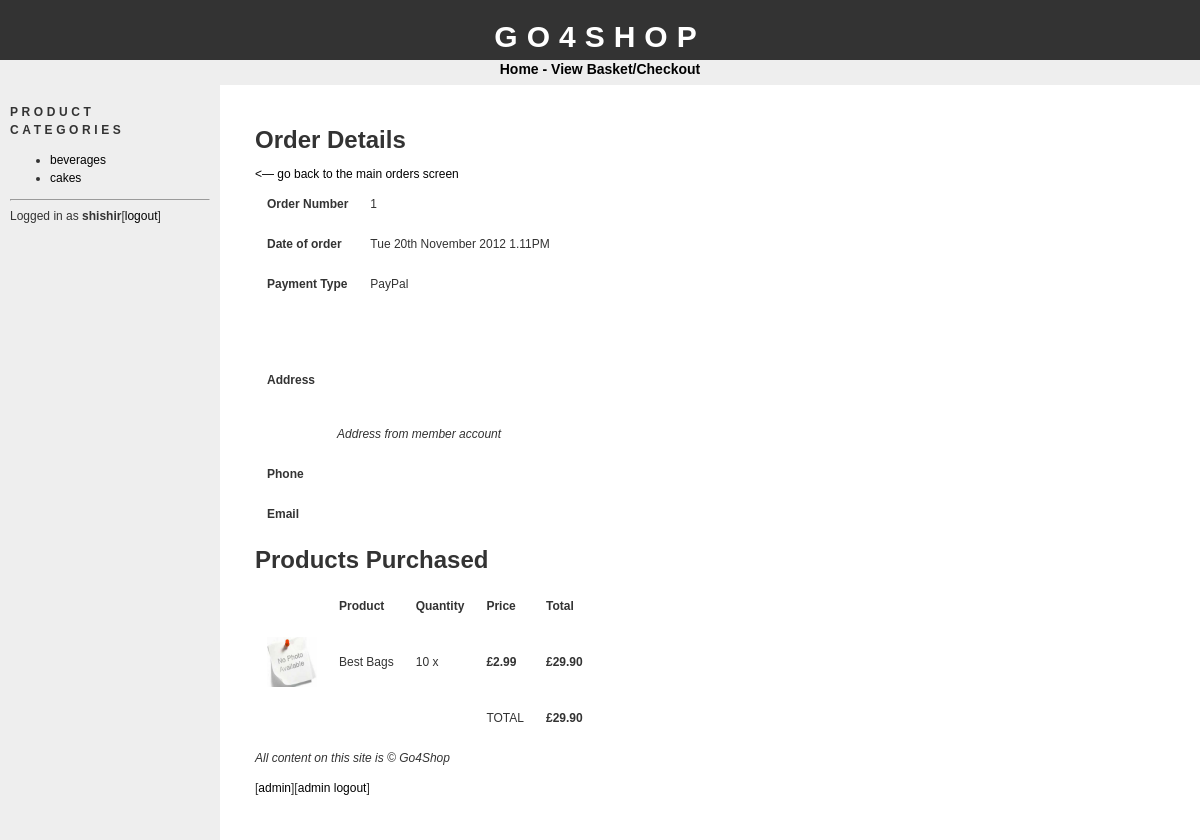
Page /adminorderdetails.php?id=1 (signed in) on the committed database.
### tables this page shows
CREATE TABLE IF NOT EXISTS `categories` (
  `id` tinyint(4) NOT NULL AUTO_INCREMENT,
  `name` varchar(100) NOT NULL,
  PRIMARY KEY (`id`)
);

CREATE TABLE IF NOT EXISTS `orders` (
  `id` int(11) NOT NULL AUTO_INCREMENT,
  `customer_id` int(11) NOT NULL,
  `registered` int(11) NOT NULL,
  `delivery_add_id` int(11) NOT NULL,
  `payment_type` int(11) NOT NULL,
  `date` datetime NOT NULL,
  `status` tinyint(4) NOT NULL,
  `session` varchar(100) NOT NULL,
  `total` float NOT NULL,
  PRIMARY KEY (`id`)
);

CREATE TABLE IF NOT EXISTS `orderitems` (
  `id` int(11) NOT NULL AUTO_INCREMENT,
  `order_id` int(11) NOT NULL,
  `product_id` int(11) NOT NULL,
  `quantity` int(11) NOT NULL,
  PRIMARY KEY (`id`)
);

CREATE TABLE IF NOT EXISTS `products` (
  `id` int(11) NOT NULL AUTO_INCREMENT,
  `cat_id` tinyint(4) NOT NULL,
  `name` varchar(150) NOT NULL,
  `description` text NOT NULL,
  `image` varchar(30) NOT NULL,
  `price` float NOT NULL,
  PRIMARY KEY (`id`)
);

### config.php (called while the page is built, shortened)
<?php
$config_basedir = "http://localhost/go4shop/";
?>

### functions.php (called while the page is built, shortened)
<?php
function pf_validate_number($value, $function, $redirect) {
if(isset($value) == TRUE) {
if(@$error == 1) {
header("Location: " . $redirect);
}
else {
$final = $value;
}
}
return $final;
}
?>

### adminorderdetails.php (the view, shortened to what this page needs)
<?php
require("config.php");
require("functions.php");
$validid = pf_validate_number($_GET['id'],"redirect", $config_basedir . "adminorders.php");
require("header.php");
echo "<h1>Order Details</h1>";
echo "<a href='adminorders.php'><— go back to the main orders screen</a>";
$ordsql = "SELECT * from orders WHERE id = " . $validid;
$ordres = mysql_query($ordsql);
$ordrow = mysql_fetch_assoc($ordres);
echo "<table cellpadding=10>";
echo "<tr><td><strong>Order Number</strong></td><td>" . $ordrow['id'] . "</td>";
echo "<tr><td><strong>Date of order</strong></td><td>" . date('D jS F Y g.iA',strtotime($ordrow['date'])) . "</td>";
echo "<tr><td><strong>Payment Type</strong></td><td>";
if($ordrow['payment_type'] == 1)
{
echo "PayPal";
}
else
{
echo "Cheque";
}
echo "</td>";
echo "</table>";
if($ordrow['delivery_add_id'] == 0)
{
$addsql = "SELECT * FROM customers WHERE id = " . $ordrow['customer_id'];
$addres = mysql_query($addsql);
}
else
{
$addsql = "SELECT * FROM delivery_addresses WHERE id = " . $ordrow['delivery_add_id'];
$addres = mysql_query($addsql);
}
$addrow = mysql_fetch_assoc($addres);
echo "<table cellpadding=10>";
echo "<tr>";
echo "<td><strong>Address</strong></td>";
echo "<td>" . $addrow['forname'] . " ". $addrow['surname'] . "<br>";
echo $addrow['add1'] . "<br>";
echo $addrow['add2'] . "<br>";
echo $addrow['add3'] . "<br>";
echo $addrow['postcode'] . "<br>";
echo "<br>";
if($ordrow['delivery_add_id'] == 0)
{
echo "<i>Address from member account</i>";
}
else
{
echo "<i>Different delivery address</i>";
}
echo "</td></tr>";
echo "<tr><td><strong>Phone</strong></td><td>". $addrow['phone'] . "</td></tr>";
echo "<tr><td><strong>Email</strong></td><td><a href='mailto:" . $addrow['email'] . "'>". $addrow['email'] . "</a></td></tr>";
echo "</table>";
$itemssql = "SELECT products.*, orderitems.*,orderitems.id AS itemid FROM products, orderitems WHERE orderitems.product_id = products.id AND order_id = " . $validid;
$itemsres = mysql_query($itemssql);
echo "<h1>Products Purchased</h1>";
echo "<table cellpadding=10>";
echo "<th></th>";
echo "<th>Product</th>";
echo "<th>Quantity</th>";
echo "<th>Price</th>";
echo "<th>Total</th>";
while($itemsrow = mysql_fetch_assoc($itemsres))
{
$quantitytotal = $itemsrow['price']* $itemsrow['quantity'];
echo "<tr>";
if(empty($itemsrow['image'])) {
echo "<td><img src='./productimages/dummy.jpg' width='50' alt='". $itemsrow['name'] . "'></td>";
}
else {
echo "<td><img src='./productimages/". $itemsrow['image'] . "' width='50' alt='". $itemsrow['name'] . "'></td>";
}
echo "<td>" . $itemsrow['name'] . "</td>";
echo "<td>" . $itemsrow['quantity'] . " x </td>";
echo "<td><strong>&pound;" . sprintf('%.2f',$itemsrow['price']) . "</strong></td>";
echo "<td><strong>&pound;" . sprintf('%.2f',$quantitytotal) . "</strong></td>";
echo "</tr>";
@$total = $total + $quantitytotal;
}
echo "<tr>";
echo "<td></td>";
echo "<td></td>";
echo "<td></td>";
echo "<td>TOTAL</td>";
echo "<td><strong>&pound;" . sprintf('%.2f', $total). "</strong></td>";
echo "</tr>";
echo "</table>";
require("footer.php");
?>

### bar.php
<h1>Product Categories</h1>
<ul>
<?php
$catsql = "SELECT * FROM categories;";
$catres = mysql_query($catsql);
while($catrow = mysql_fetch_assoc($catres))
{
echo "<li><a href='" . $config_basedir. "products.php?id=" . $catrow['id'] . "'>". $catrow['name'] . "</a></li>";
}
?>
</ul>

### css/stylesheet.css (style rules this page uses)
body { font-family: "trebuchet ms", verdana, sans-serif; font-size: 12px; line-height: 1.5em; color: #333; background: #ffffff; margin: 0; padding: 0; text-align: center; width: 100%; }
a:link { text-decoration: none; color: #000; }
img { border: 0; }
#bar h1 { font-size: 12px; text-transform: uppercase; letter-spacing: 0.3em; }

### rows in the picture
categories: name "beverages"
categories: name "cakes"
orders: id "1", date "Tue 20th November 2012 1.11PM"
orderitems: product.name "Best Bags", quantity "10", product.price "2.99", quantitytotal "29.90"

### other values in the picture
$config_sitename "GO4SHOP"
$_SESSION['SESS_USERNAME'] "shishir"
$total "29.90"
$config_sitename "Go4Shop"
